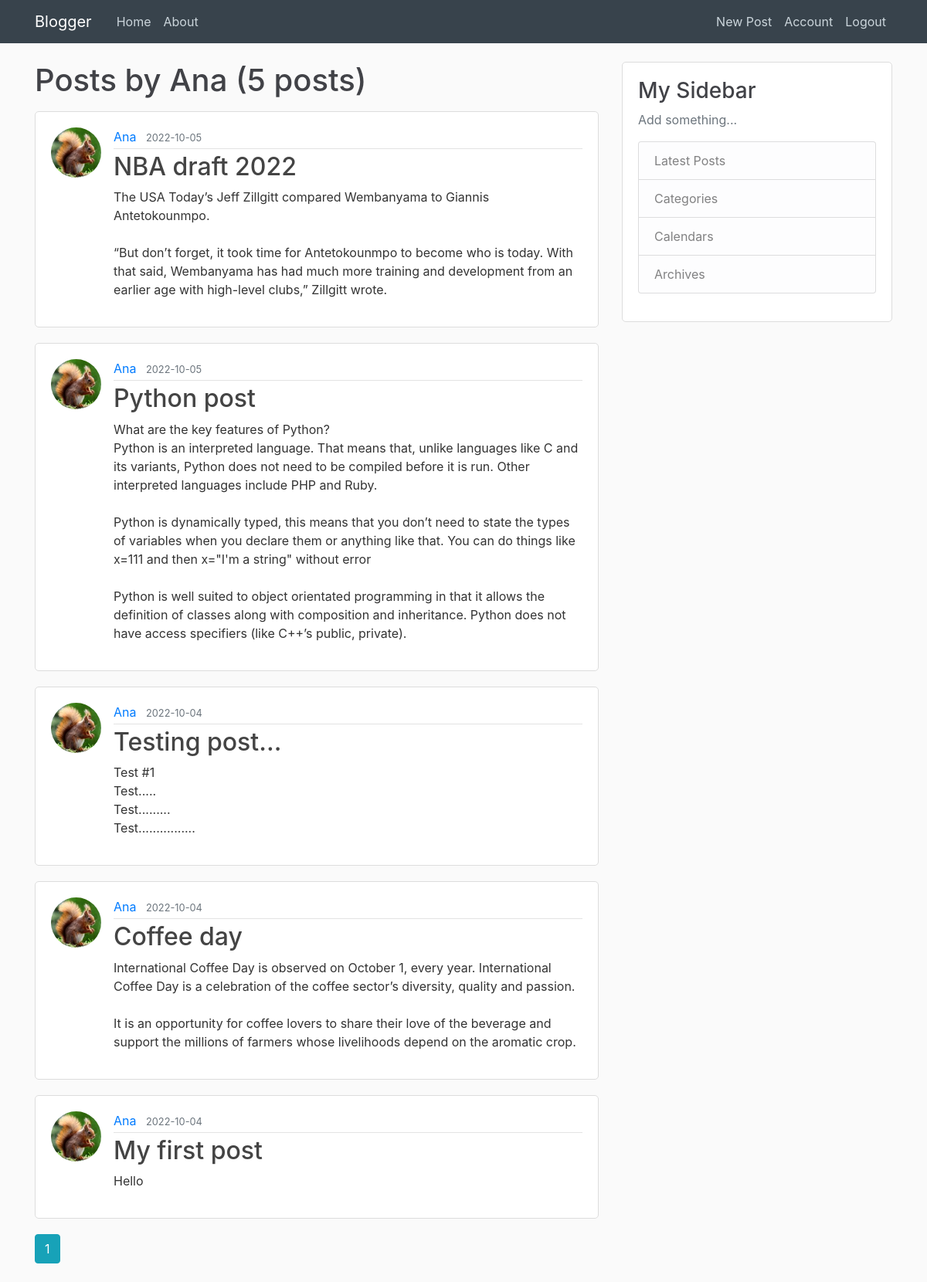
Screenshot of /user/Ana (signed in) with the database file from the repository.
### blogger/models.py (models this page shows, shortened)
class User(db.Model, UserMixin):
    id = db.Column(db.Integer, primary_key=True)
    username = db.Column(db.String(20), unique=True, nullable=False)
    email = db.Column(db.String(120), unique=True, nullable=False)
    image_file = db.Column(db.String(20), nullable=False, default='default.jpg')
    password = db.Column(db.String(60), nullable=False)
    posts = db.relationship('Post', backref='author', lazy=True)

class Post(db.Model):
    id = db.Column(db.Integer, primary_key=True)
    title = db.Column(db.String(100), nullable=False)
    date_posted = db.Column(db.DateTime, nullable=False, default=datetime.utcnow)
    content = db.Column(db.Text, nullable=False)
    user_id = db.Column(db.Integer, db.ForeignKey('user.id'), nullable=False)

### blogger/routes.py (the view)
@app.route("/user/<string:username>")
def user_posts(username):
    page = request.args.get('page', 1, type=int)
    user = User.query.filter_by(username=username).first_or_404()
    posts = Post.query.filter_by(author=user).order_by(Post.date_posted.desc()).paginate(page=page, per_page=5)
    return render_template('user_posts.html', posts=posts, user=user)

### blogger/models.py (called while the page is built)
@login_manager.user_loader
def load_user(user_id):
    return User.query.get(int(user_id))

### blogger/templates/user_posts.html
{% extends 'layout.html' %}
{% block content %}
    <h1 class="mb-3">Posts by {{ user.username }} ({{ posts.total }} posts)</h1>
    {% for post in posts.items %}
        <article class="media content-section">
            <img class="rounded-circle article-img" src="{{ url_for('static', filename='profile_pics/' + post.author.image_file) }}">
            <div class="media-body">
                <div class="article-metadata">
                    <a class="mr-2" href="{{ url_for('user_posts', username=post.author.username) }}">{{ post.author.username }}</a>
                    <small class="text-muted">{{ post.date_posted.strftime('%Y-%m-%d') }}</small>
                </div>
                <h2><a class="article-title" href="{{ url_for('post', post_id=post.id) }}">{{ post.title }}</a></h2>
                <p class="article-content">{{ post.content }}</p>
            </div>
        </article>
    {% endfor %}
    {% for page_num in posts.iter_pages(left_edge=1, right_edge=1, left_current=1, right_current=2) %}
        {% if page_num %}
            {% if posts.page == page_num %}
                <a class="btn btn-info mb-4" href="{{ url_for('user_posts', username=user.username, page=page_num) }}">{{ page_num }}</a>
            {% else %}
                <a class="btn btn-outline-info mb-4" href="{{ url_for('user_posts', username=user.username, page=page_num) }}">{{ page_num }}</a>
            {% endif %}
        {% else %}
            ...
        {% endif %}
    {% endfor %}
{% endblock %}

### blogger/static/main.css (style rules this page uses)
body { background: #fafafa; color: #333333; margin-top: 5rem; }
h1, h2, h3, h4, h5, h6 { color: #414247; }
.content-section { background: #ffffff; padding: 20px 20px; border: 1px solid #dddddd; border-radius: 5px; margin-bottom: 20px; }
.article-title { color: #444444; }
.article-content { white-space: pre-line; }
.article-img { height: 65px; width: 65px; margin-right: 16px; }
.article-metadata { padding-bottom: 3px; margin-bottom: 4px; border-bottom: 1px solid #e3e3e3 }

### rows the page displays
User: username "Ana"
Post: image_file (picture), author.username "Ana", date_posted "2022-10-05", title "NBA draft 2022", content "The USA Today’s Jeff Zillgitt compared Wembanyama to Giannis Antetokounmpo. “But don’t forget, it took time for Antetokounmpo to become who is today. With that said, Wembanyama has had much more training and development from an earlier age with high-level clubs,” Zillgitt wrote."
Post: image_file (picture), author.username "Ana", date_posted "2022-10-05", title "Python post", content "What are the key features of Python? Python is an interpreted language. That means that, unlike languages like C and its variants, Python does not need to be compiled before it is run. Other interpreted languages include PHP and Ruby. Python is dynamically typed, this means that you don’t need to state the types of variables when you declare them or anything like that. You can do things like x=111 and then x=\"I'm a string\" without error Python is well suited to object orientated programming in that it allows the definition of classes along with composition and inheritance. Python does not have access specifiers (like C++’s public, private)."
Post: image_file (picture), author.username "Ana", date_posted "2022-10-04", title "Testing post...", content "Test #1 Test..... Test......... Test................"
Post: image_file (picture), author.username "Ana", date_posted "2022-10-04", title "Coffee day", content "International Coffee Day is observed on October 1, every year. International Coffee Day is a celebration of the coffee sector’s diversity, quality and passion. It is an opportunity for coffee lovers to share their love of the beverage and support the millions of farmers whose livelihoods depend on the aromatic crop."
Post: image_file (picture), author.username "Ana", date_posted "2022-10-04", title "My first post", content "Hello"

### other values shown
{{ posts.total }} "5"
{{ page_num }} "1"
